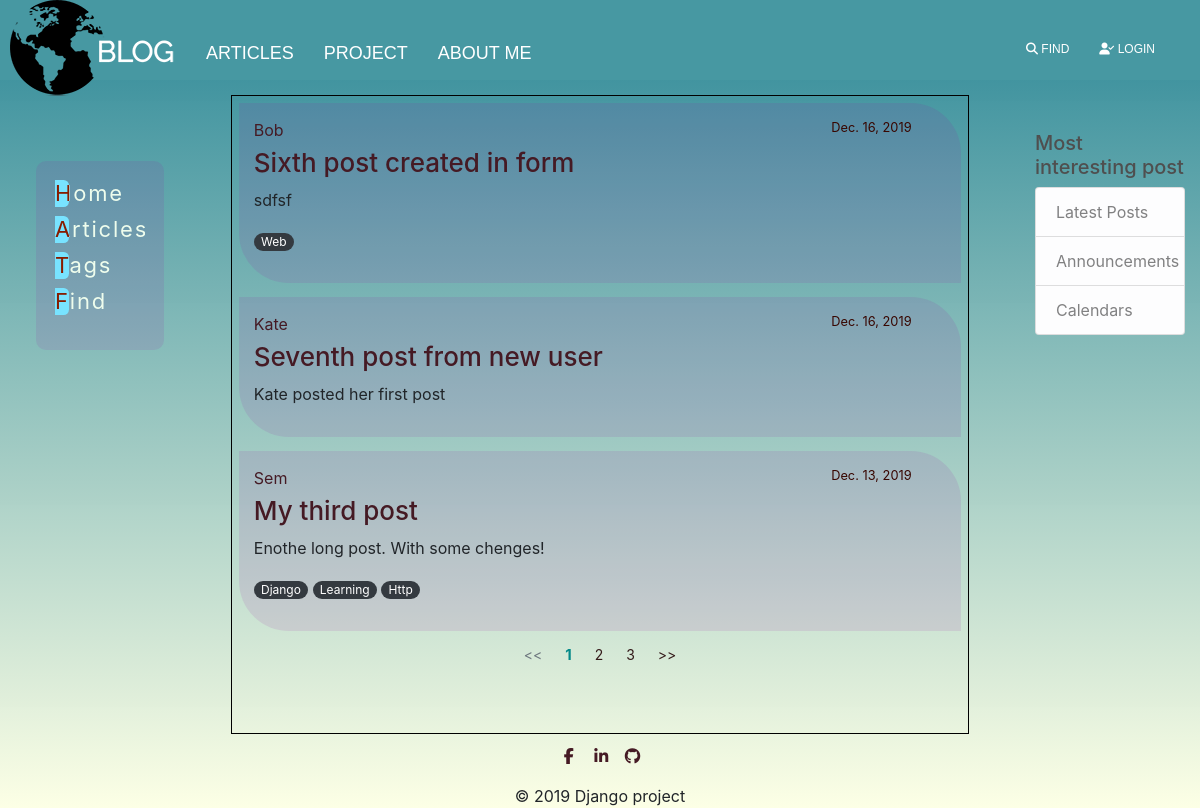
Screenshot of /blog/ with the database file from the repository.
### my_blog/models.py (models this page shows, shortened)
class Post(models.Model):
    title = models.CharField(max_length=150, db_index=True)
    slug = models.SlugField(max_length=150, blank=True, unique=True)
    body = models.TextField(blank=True, db_index=True)
    date_posted = models.DateField(default=timezone.now)
    author = models.ForeignKey(User, on_delete=models.CASCADE)
    tags = models.ManyToManyField('Tag', blank=True, related_name='posts')
    def get_absolute_url(self):
        return reverse('post_detail', kwargs={'slug': self.slug})

class Tag(models.Model):
    tag = models.CharField(max_length=50, unique=True)
    slug = models.SlugField(max_length=50, unique=True)
    def __str__(self):
        return self.tag

### my_blog/views.py (the view)
# urls.py: path('', PostsList.as_view(), name='blog_home'),
class PostsList(ListView):
    model = Post
    template_name = 'my_blog/blog_post_list.html'
    context_object_name = 'posts'
    ordering = ['-date_posted']
    paginate_by = 3

### my_blog/templates/my_blog/blog_post_list.html (shortened to what this page needs)
{% extends 'my_blog/blog_base.html' %}
{% block content %}
    {% for post in posts %}
        {% include 'my_blog/includes/post_cards_template.html' %}
    {% endfor %}
    {% if is_paginated %}
        <nav aria-label="...">
            <ul class="pagination">
                {% if page_obj.has_previous %}
                    <li class="page-item">
                        <a class="page-link" href="{{ request.path }}?page={{ page_obj.previous_page_number }}"> << </a>
                    </li>
                {% else %}
                    <li class="page-item disabled">
                        <span class="page-link" style="background-color: rgba(1,1,1,0)"> << </span>
                    </li>
                {% endif %}
                {% for i in paginator.page_range %}
                    {% if page_obj.number == i %}
                        <li class="page-item active">
                            <a class="page-link" href="#">{{ page_obj.number }} <span class="sr-only">(current)</span></a>
                        </li>
                    {% elif i > page_obj.number|add:-3 and i < page_obj.number|add:3 %}
                        <li class="page-item">
                            <a class="page-link" href="{{ request.path }}?page={{ i }}">
                                {{ i }}
                            </a>
                        </li>
                    {% endif %}
                {% endfor %}
                {% if page_obj.has_next %}
                    <li class="page-item">
                        <a class="page-link" href="{{ request.path }}?page={{ page_obj.next_page_number }}"> >> </a>
                    </li>
                {% else %}
                    <li class="page-item disabled">
                        <a class="page-link" style="background-color: rgba(1,1,1,0)" href=""> >> </a>
                    </li>
                {% endif %}
            </ul>
        </nav>
    {% endif %}
{% endblock %}

### my_blog/templates/my_blog/includes/post_cards_template.html
<div class="media-body">
    <div class="media-article">
        <div class="article-metadata">
            <a class="mr-2" href="#">{{ post.author }}</a>
            <small class="text-muted">{{ post.date_posted }}</small>
        </div>
        <h2><a class="article-title" href="{{ post.get_absolute_url }}">{{ post.title }}</a></h2>
        <p class="article-content">{{ post.body|truncatewords:30 }}</p>
        <p>
            {% for tag in post.tags.all %}
            <a href="{% url 'tags_list' %}" class="badge badge-pill badge-dark">{{ tag }}</a>
        {% endfor %}
        </p>
    </div>
</div>

### static/styles.css (style rules this page uses)
body { display: grid; grid-template-areas: "header header header" "aside article ads" "footer footer footer"; grid-template-rows: 10% 1fr 7%; grid-template-columns: 15% 1fr 15%; grid-row-gap: 10px; grid-column-gap: 10px; height: 100vh; margin: 0; }
body:before { content: ''; position: fixed; top: 0; bottom: 0; width: 100%; z-index: -1; background: linear-gradient(0deg, rgba(252, 255, 223, 0.8057598039215687) 0%, rgba(0, 111, 130, 0.819765406162465) 100%); }
main a { color: #451a24; text-decoration: none; }
.media-body { justify-content: space-between; padding: 1%; width: 100%; }
.media-article { background: rgba(158, 20, 167, 0.11); padding: 2%; border-radius: 0 50px 0 50px; }
small.text-muted { color: #380600 !important; float: right; }
.article-title { font-size: 26px; }
.article-metadata { width: 95%; }
a.badge-dark { font-weight: normal; }
.pagination { justify-content: center; }
.page-link { font-family: -apple-system, BlinkMacSystemFont, "Segoe UI", Roboto, "Helvetica Neue", Arial, "Noto Sans", sans-serif, "Apple Color Emoji", "Segoe UI Emoji", "Segoe UI Symbol", "Noto Color Emoji"; font-size: 14px; z-index: 3; color: #341a1a; background-color: rgba(1,1,1,0); border: none; }
.page-item.active .page-link { z-index: 3; color: #048989; background-color: rgba(1,1,1,0); border-radius: 5px; font-weight: bold; font-size: 15px; }

### rows the page displays
Post: author "Bob", date_posted "Dec. 16, 2019", title "Sixth post created in form", body "sdfsf"
Tag: tag "Web"
Post: author "Kate", date_posted "Dec. 16, 2019", title "Seventh post from new user", body "Kate posted her first post"
Post: author "Sem", date_posted "Dec. 13, 2019", title "My third post", body "Enothe long post. With some chenges!"
Tag: tag "Django"
Tag: tag "Learning"
Tag: tag "Http"

### other values shown
{{ page_obj.number }} "1"
{{ i }} "2" "3"
